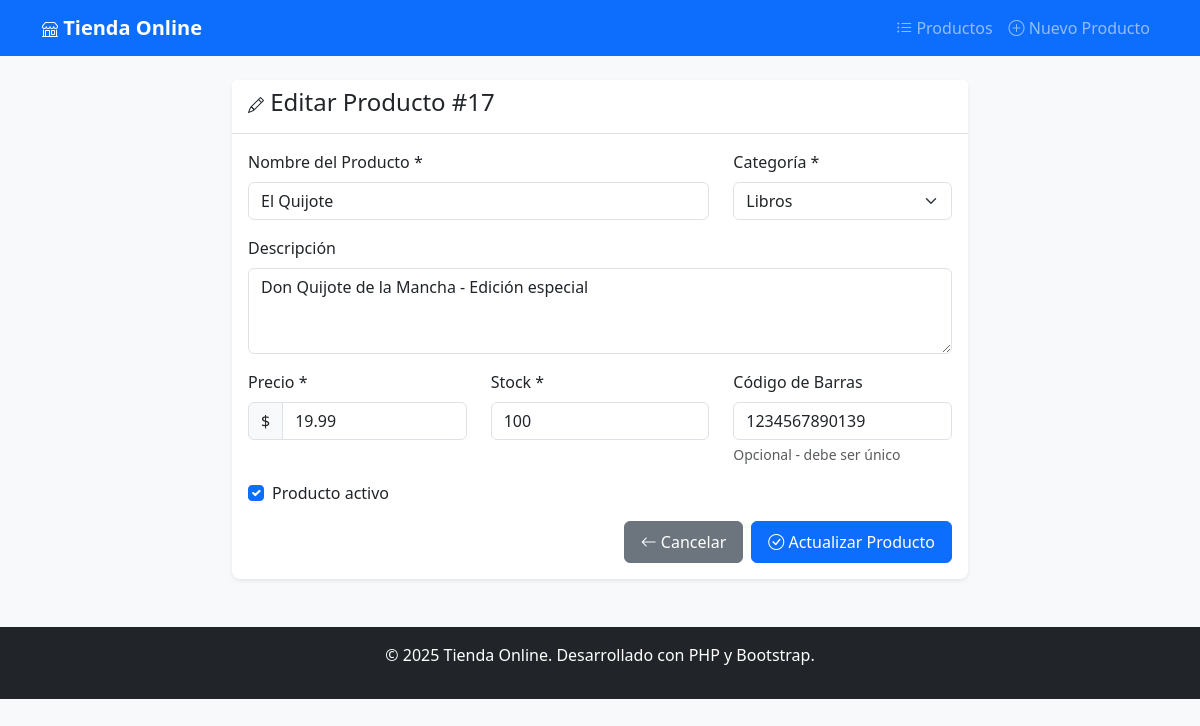
The app's page /editar.php?id=17 with its own data.
### tables this page shows
CREATE TABLE `productos` (
  `id` int NOT NULL,
  `nombre` varchar(200) NOT NULL,
  `descripcion` text,
  `precio` decimal(10,2) NOT NULL,
  `stock` int NOT NULL DEFAULT '0',
  `categoria_id` int NOT NULL,
  `imagen` varchar(255) DEFAULT NULL,
  `codigo_barras` varchar(50) DEFAULT NULL,
  `activo` tinyint(1) DEFAULT '1',
  `fecha_creacion` timestamp NULL DEFAULT CURRENT_TIMESTAMP,
  `fecha_actualizacion` timestamp NULL DEFAULT CURRENT_TIMESTAMP ON UPDATE CURRENT_TIMESTAMP
);

CREATE TABLE `categorias` (
  `id` int NOT NULL,
  `nombre` varchar(100) NOT NULL,
  `descripcion` text,
  `imagen` varchar(255) DEFAULT NULL,
  `activo` tinyint(1) DEFAULT '1',
  `fecha_creacion` timestamp NULL DEFAULT CURRENT_TIMESTAMP,
  `fecha_actualizacion` timestamp NULL DEFAULT CURRENT_TIMESTAMP ON UPDATE CURRENT_TIMESTAMP
);

### config/Conexion.php (called while the page is built, shortened)
<?php
class Conexion {
    private $host = 'localhost';
    private $database = 'tienda_online';
    private $username = 'root';
    private $password = 'root';
    private $connection;
    private static $instance = null;
    public static function getInstance() {
        if (self::$instance === null) {
            self::$instance = new self();
        }
        return self::$instance;
    }
    private function connect() {
        try {
            $dsn = "mysql:host={$this->host};dbname={$this->database};charset=utf8mb4";
            $options = [
                PDO::ATTR_ERRMODE => PDO::ERRMODE_EXCEPTION,
                PDO::ATTR_DEFAULT_FETCH_MODE => PDO::FETCH_ASSOC,
                PDO::ATTR_EMULATE_PREPARES => false,
            ];
            $this->connection = new PDO($dsn, $this->username, $this->password, $options);
        } catch (PDOException $e) {
            die("Error de conexión: " . $e->getMessage());
        }
    }
    public function select($query, $params = []) {
        try {
            $stmt = $this->connection->prepare($query);
            $stmt->execute($params);
            return $stmt->fetchAll();
        } catch (PDOException $e) {
            throw new Exception("Error en consulta SELECT: " . $e->getMessage());
        }
    }
    public function selectOne($query, $params = []) {
        try {
            $stmt = $this->connection->prepare($query);
            $stmt->execute($params);
            return $stmt->fetch();
        } catch (PDOException $e) {
            throw new Exception("Error en consulta SELECT: " . $e->getMessage());
        }
    }
}
?>

### editar.php (the view, shortened to what this page needs)
<?php
require_once 'config/Conexion.php';
$db = Conexion::getInstance();
$id = (int)$_GET['id'];
$producto = $db->selectOne("SELECT * FROM productos WHERE id = ?", [$id]);
$categorias = $db->select("SELECT id, nombre FROM categorias WHERE activo = 1 ORDER BY nombre");
$nombre = $producto['nombre'];
$descripcion = $producto['descripcion'];
$precio = $producto['precio'];
$stock = $producto['stock'];
$categoria_id = $producto['categoria_id'];
$codigo_barras = $producto['codigo_barras'];
$activo = $producto['activo'];
include 'includes/header.php';
?>
<div class="row">
    <div class="col-md-8 mx-auto">
        <div class="card">
            <div class="card-header">
                <h4><i class="bi bi-pencil"></i> Editar Producto #<?php echo $id; ?></h4>
            </div>
            <div class="card-body">
                <form method="POST" class="needs-validation" novalidate>
                    <div class="row">
                        <div class="col-md-8">
                            <div class="mb-3">
                                <label for="nombre" class="form-label">Nombre del Producto *</label>
                                <input type="text" class="form-control" id="nombre" name="nombre"
                                       value="<?php echo htmlspecialchars($nombre); ?>" required>
                            </div>
                        </div>
                        <div class="col-md-4">
                            <div class="mb-3">
                                <label for="categoria_id" class="form-label">Categoría *</label>
                                <select class="form-select" id="categoria_id" name="categoria_id" required>
                                    <?php foreach ($categorias as $categoria): ?>
                                        <option value="<?php echo $categoria['id']; ?>"
                                                <?php echo $categoria_id == $categoria['id'] ? 'selected' : ''; ?>>
                                            <?php echo htmlspecialchars($categoria['nombre']); ?>
                                        </option>
                                    <?php endforeach; ?>
                                </select>
                            </div>
                        </div>
                    </div>
                    <div class="mb-3">
                        <label for="descripcion" class="form-label">Descripción</label>
                        <textarea class="form-control" id="descripcion" name="descripcion" rows="3"><?php echo htmlspecialchars($descripcion); ?></textarea>
                    </div>
                    <div class="row">
                        <div class="col-md-4">
                            <div class="mb-3">
                                <label for="precio" class="form-label">Precio *</label>
                                <div class="input-group">
                                    <span class="input-group-text">$</span>
                                    <input type="number" class="form-control" id="precio" name="precio"
                                           value="<?php echo htmlspecialchars($precio); ?>"
                                           step="0.01" min="0" required>
                                </div>
                            </div>
                        </div>
                        <div class="col-md-4">
                            <div class="mb-3">
                                <label for="stock" class="form-label">Stock *</label>
                                <input type="number" class="form-control" id="stock" name="stock"
                                       value="<?php echo htmlspecialchars($stock); ?>"
                                       min="0" required>
                            </div>
                        </div>
                        <div class="col-md-4">
                            <div class="mb-3">
                                <label for="codigo_barras" class="form-label">Código de Barras</label>
                                <input type="text" class="form-control" id="codigo_barras" name="codigo_barras"
                                       value="<?php echo htmlspecialchars($codigo_barras); ?>">
                                <div class="form-text">Opcional - debe ser único</div>
                            </div>
                        </div>
                    </div>
                    <div class="mb-3">
                        <div class="form-check">
                            <input class="form-check-input" type="checkbox" id="activo" name="activo"
                                   <?php echo $activo ? 'checked' : ''; ?>>
                            <label class="form-check-label" for="activo">
                                Producto activo
                            </label>
                        </div>
                    </div>
                    <div class="d-grid gap-2 d-md-flex justify-content-md-end">
                        <a href="index.php" class="btn btn-secondary">
                            <i class="bi bi-arrow-left"></i> Cancelar
                        </a>
                        <button type="submit" class="btn btn-primary">
                            <i class="bi bi-check-circle"></i> Actualizar Producto
                        </button>
                    </div>
                </form>
            </div>
        </div>
    </div>
</div>
<?php include 'includes/footer.php'; ?>

### css/style.css (style rules this page uses)
body { background-color: #f8f9fa; font-family: 'Segoe UI', Tahoma, Geneva, Verdana, sans-serif; }
.card { box-shadow: 0 0.125rem 0.25rem rgba(0, 0, 0, 0.075); border: none; border-radius: 0.5rem; }
.card-header { background-color: #fff; border-bottom: 1px solid #dee2e6; font-weight: 600; }
.btn { border-radius: 0.375rem; font-weight: 500; padding: 0.5rem 1rem; transition: all 0.15s ease-in-out; }
.bi { font-size: 1rem; }
.fade-in { animation: fadeIn 0.3s ease-in-out; }
.btn { transition: all 0.15s ease-in-out; }

### records on screen
productos: nombre "El Quijote", categoria_id "Libros", descripcion "Don Quijote de la Mancha - Edición especial", precio "19.99", stock "100", codigo_barras "1234567890139", activo "☑"

### other values on screen
$id "17"
